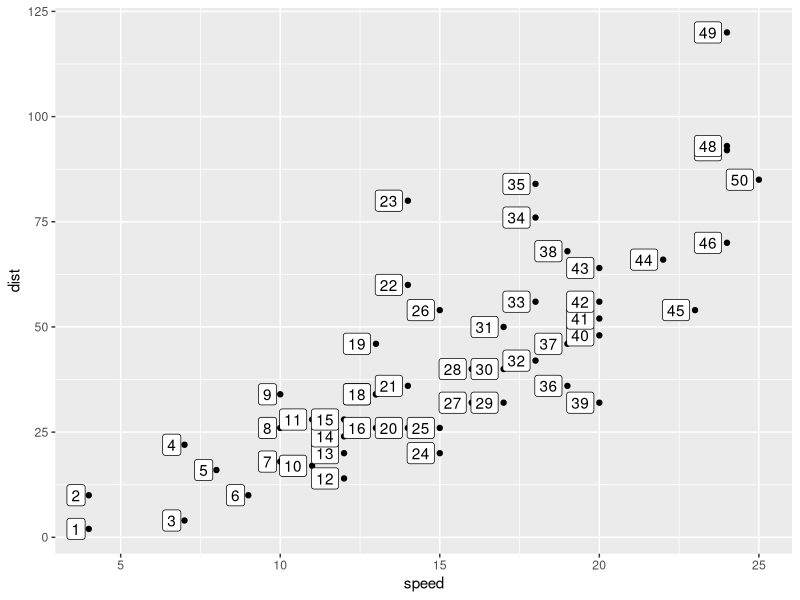
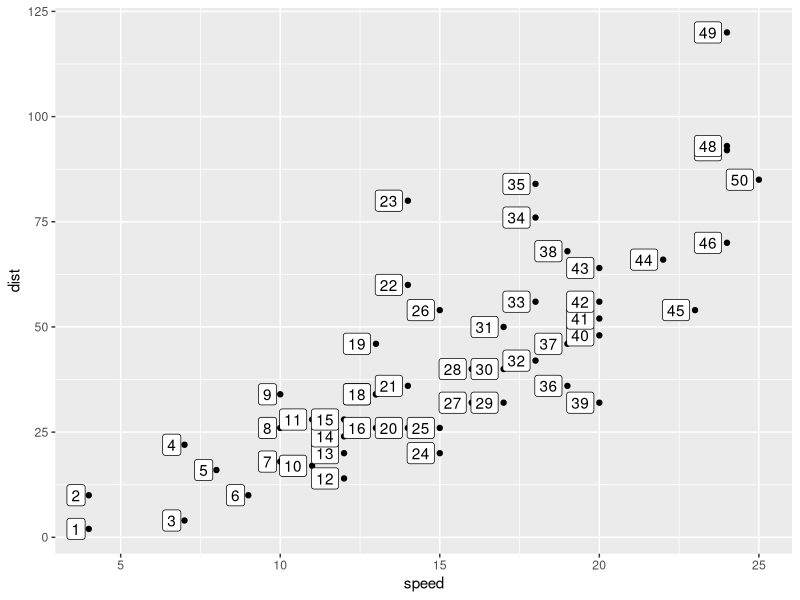
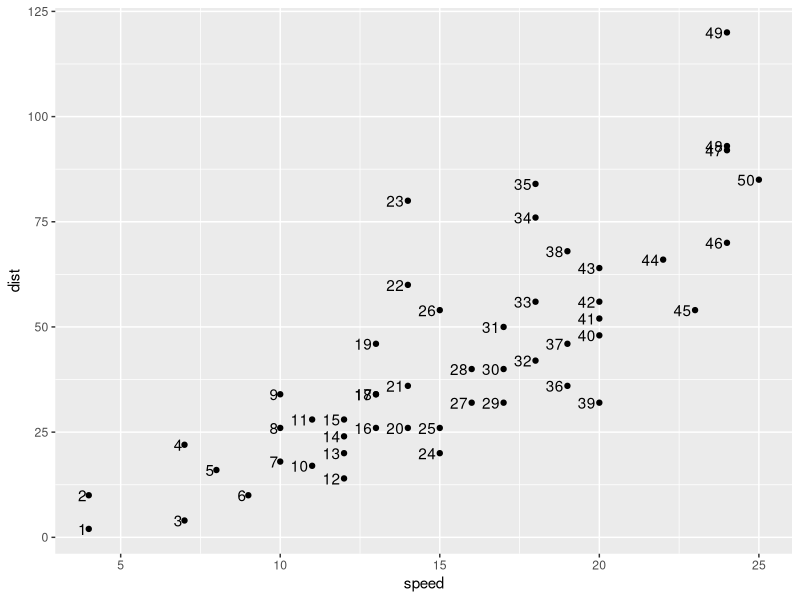
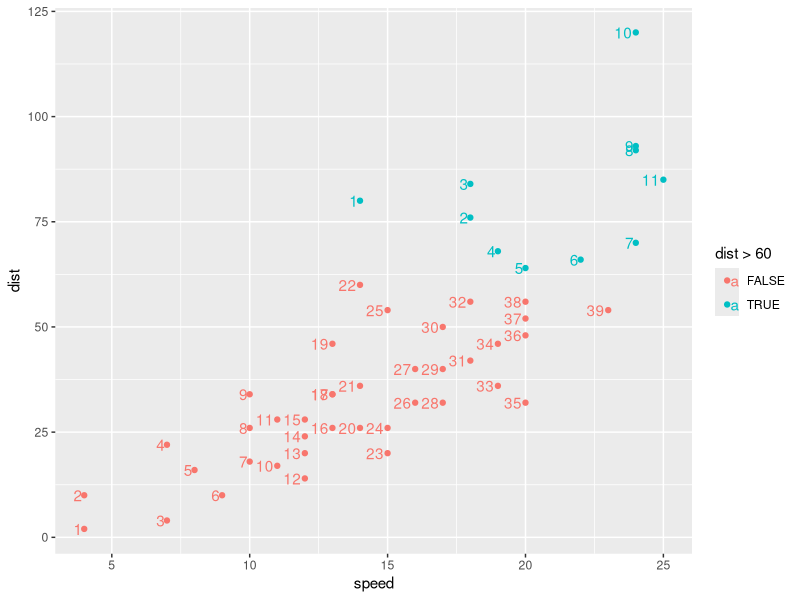
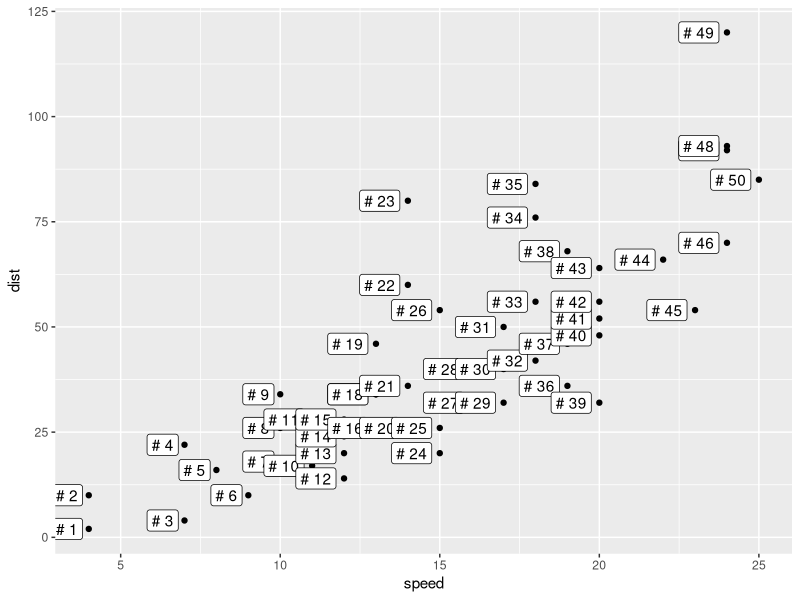
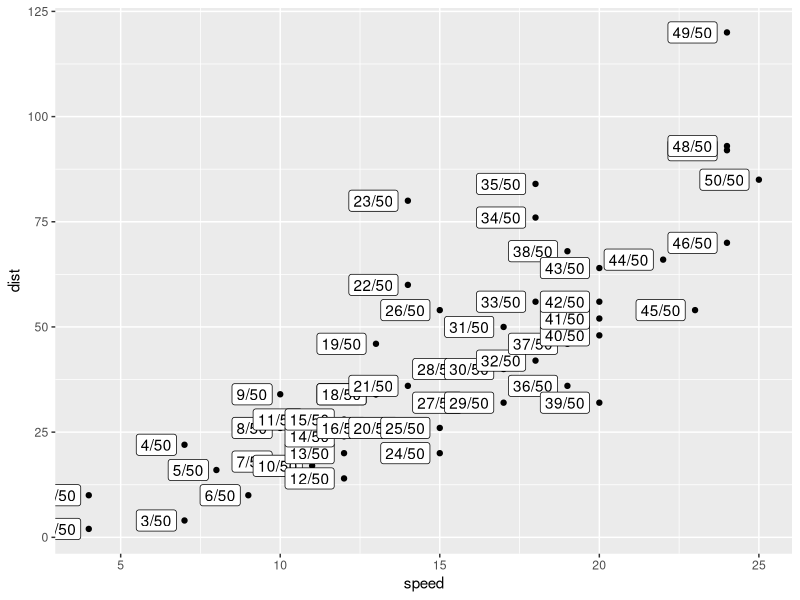
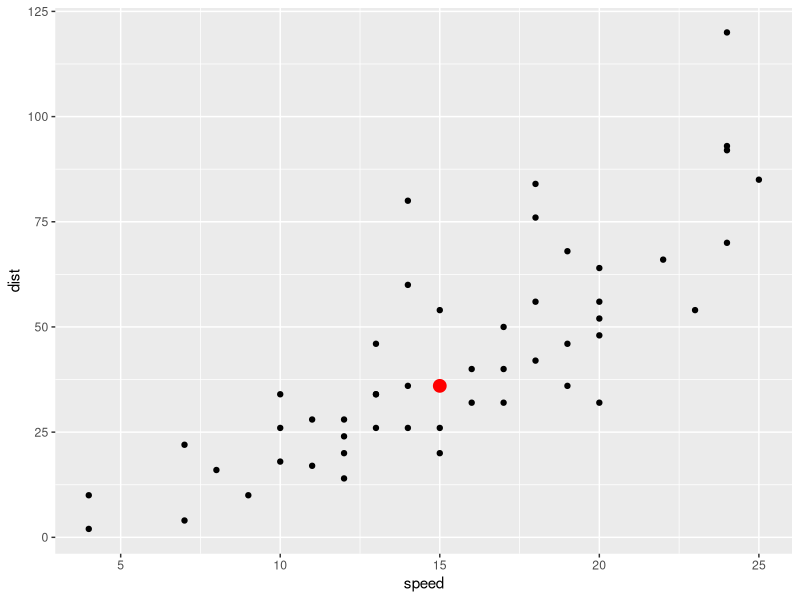
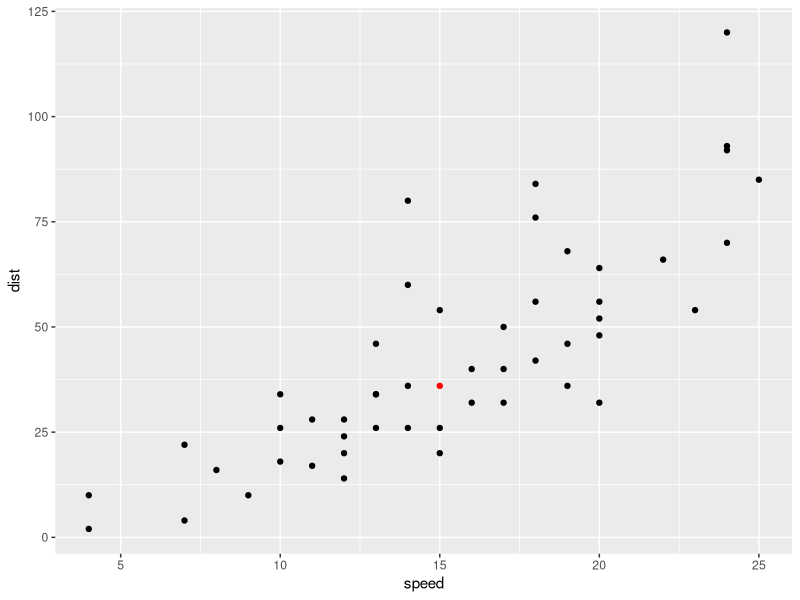

Reproduce these figures in R, in order.
## ---- chunk 1
knitr::opts_chunk$set(echo = TRUE, message = F, warning = F)
## ---- chunk 2
library(tidyverse)
cars %>% 
  mutate(id_number = row_number()) %>% 
  ggplot() + 
  aes(x = speed, y = dist) + 
  geom_point() + 
  geom_label(aes(label = id_number), 
             hjust = 1.2)
## ---- chunk 3
compute_group_row_number <- function(data, scales){
  
  data %>% 
    # add an additional column called label
    mutate(id_number = row_number())
  
}

# step 1b test the computation function 
cars %>% 
  # input must have required aesthetic inputs 
  rename(x = speed, y = dist) %>% 
  compute_group_row_number() %>% 
  head()
## ---- chunk 4
StatRownumber <- ggplot2::ggproto(`_class` = "StatRownumber",
                                  `_inherit` = ggplot2::Stat,
                                  required_aes = c("x", "y"),
                                  compute_group = compute_group_row_number,
                                  default_aes = aes(label = after_stat(id_number)))
## ---- chunk 5
stat_row_number <- function(mapping = NULL, data = NULL,
                                  geom = "label",
                           position = "identity", na.rm = FALSE,
                           show.legend = NA,
                           inherit.aes = TRUE, ...) {
  ggplot2::layer(
    stat = StatRownumber, # proto object from step 2
    geom = geom, # inherit other behavior; defaults to GeomLabel
    data = data, 
    mapping = mapping,
    position = position, 
    show.legend = show.legend, 
    inherit.aes = inherit.aes,
    params = list(na.rm = na.rm, ...)
  )
}
## ---- chunk 6
cars %>% 
  ggplot() + 
  aes(x = speed, y = dist) + 
  geom_point() + 
  stat_row_number(hjust = 1.2) # function in action
## ---- chunk 7
cars %>% 
  ggplot() + 
  aes(x = speed, y = dist) + 
  geom_point() + 
  stat_row_number(hjust = 1.2, geom = "text") # or `geom = GeomText`
## ---- chunk 8
last_plot() + 
  aes(color = dist > 60) # Computation is within group
## ---- chunk 9
cars %>% 
  ggplot() + 
  aes(x = speed, y = dist) + 
  geom_point() + 
  stat_row_number(
    aes(label = paste("#", after_stat(id_number))),
    hjust = 1.2
  )
## ---- chunk 10
cars %>% 
  ggplot() + 
  aes(x = speed, y = dist) + 
  geom_point() + 
  stat_row_number(
    aes(label = after_stat(paste0(id_number, "/", max(id_number)))),
    hjust = 1.2
  )
## ---- chunk 11
paste0("(", 1, ", ",3., ")")
## ---- chunk 12
cars %>% 
  summarize(dist_median = median(dist),
            speed_median = median(speed)) ->
cars_medians

cars %>% 
  ggplot() + 
  aes(x = speed) + 
  aes(y = dist) + 
  geom_point() + 
  geom_point(data = cars_medians,
    color = "red", size = 4,
             aes(x = speed_median,
                 y = dist_median))
## ---- chunk 13
compute_group_xy_medians<- function(data, scales){
  data%>% 
    summarize(x = median(x),
            y = median(y)) ->
xy_medians
  xy_medians
}
cars%>%
  rename(x= speed, y=dist)%>%
  compute_group_xy_medians()
## ---- chunk 14
StatXYMedians<-ggplot2::ggproto(`_class` = "StatXYMedians",
                                  `_inherit` = ggplot2::Stat,
                                  required_aes = c("x", "y"),
                                  compute_group = compute_group_xy_medians)
## ---- chunk 15
geom_point_xy_medians <- function(mapping = NULL, data = NULL,
                           position = "identity", na.rm = FALSE,
                           show.legend = NA,
                           inherit.aes = TRUE, ...) {
  ggplot2::layer(
    stat = StatXYMedians, # proto object from step 2
    geom = ggplot2::GeomPoint, # inherit other behavior
    data = data, 
    mapping = mapping,
    position = position, 
    show.legend = show.legend, 
    inherit.aes = inherit.aes,
    params = list(na.rm = na.rm, ...)
  )
}
## ---- chunk 16
cars%>%
  ggplot()+
  aes(x=speed, y=dist)+
  geom_point()+
  geom_point_xy_medians(color= "red")
## ---- chunk 17
cars%>%
  ggplot()+
  aes(x=speed, y=dist, color= dist>40)+
  geom_point()+
  geom_point_xy_medians(size = 4)
## ---- chunk 18
model <- lm(formula = dist ~ speed, data = cars) 

cars %>% 
  mutate(fitted = model$fitted.values) ->
cars_w_fitted

cars %>% 
  ggplot() + 
  aes(x = speed, y = dist) +
  geom_point() + 
  geom_smooth(method = "lm", se = F) + 
  geom_point(data = cars_w_fitted,
             aes(y = fitted),
             color = "blue")
## ---- chunk 19
compute_group_lm_fitted<- function(data, scales){
  model<-lm(formula= y~x, data=data)
  data%>% 
    mutate(y=model$fitted.values)-> data_w_fitted
  data_w_fitted
}
cars%>%
  rename(x= speed, y=dist)%>%
  compute_group_lm_fitted()
## ---- chunk 20
StatLmFitted<-ggplot2::ggproto(`_class` = "StatLmFitted",
                                  `_inherit` = ggplot2::Stat,
                                  required_aes = c("x", "y"),
                                  compute_group = compute_group_lm_fitted)
## ---- chunk 21
geom_point_lm_fitted <- function(mapping = NULL, data = NULL,
                           position = "identity", na.rm = FALSE,
                           show.legend = NA,
                           inherit.aes = TRUE, ...) {
  ggplot2::layer(
    stat = StatLmFitted, # proto object from step 2
    geom = ggplot2::GeomPoint, # inherit other behavior
    data = data, 
    mapping = mapping,
    position = position, 
    show.legend = show.legend, 
    inherit.aes = inherit.aes,
    params = list(na.rm = na.rm, ...)
  )
}
## ---- chunk 22
cars %>% 
  ggplot() + 
  aes(x = speed, y = dist) +
  geom_point() + 
  geom_smooth(method="lm", se= F)+
  geom_point_lm_fitted(color="blue")
